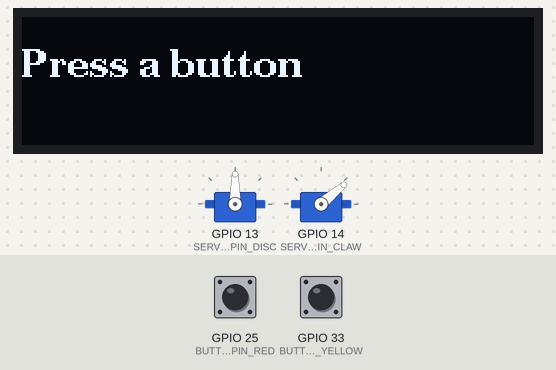
The sketch below on a simulated ESP32. Shown: 256×64 one-colour display, 2 × servo. The inputs (shaded band) are chosen by the test bench; at power-on: GPIO 25 (BUTTON_PIN_RED) HIGH, GPIO 33 (BUTTON_PIN_YELLOW) HIGH.

Above: at 1.2 s.
1.3 s: GPIO 25 (BUTTON_PIN_RED) pulled LOW for 0.15 s
At 2.0 s:
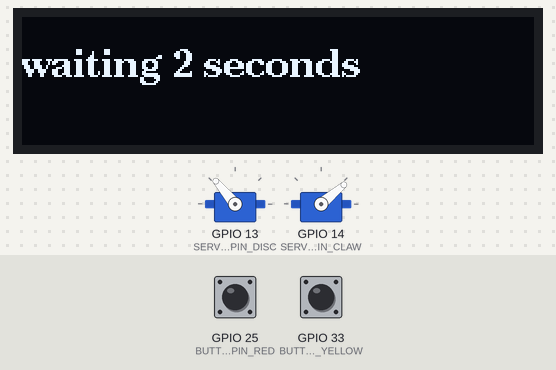
4.4 s: GPIO 33 (BUTTON_PIN_YELLOW) pulled LOW for 1 s
At 4.6 s:
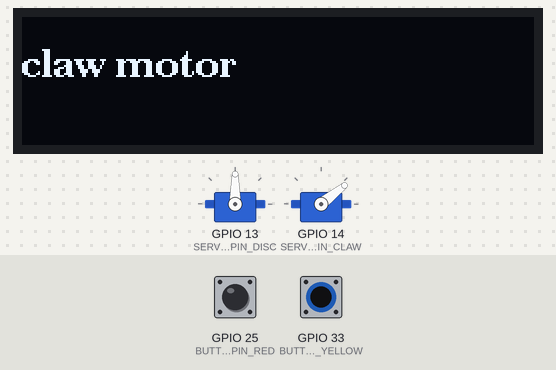
6.9 s: GPIO 25 (BUTTON_PIN_RED) pulled LOW for 1 s
At 8.2 s:
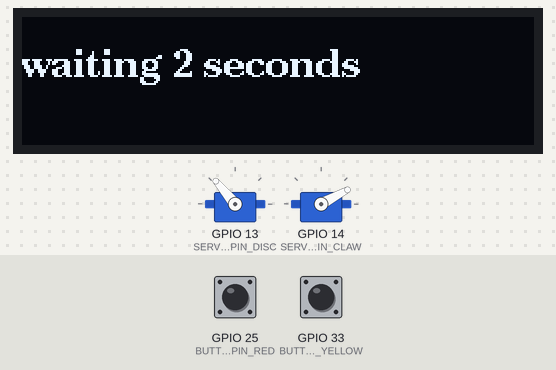
10.7 s: GPIO 25 (BUTTON_PIN_RED) pulled LOW for 3.2 s
At 16.4 s:
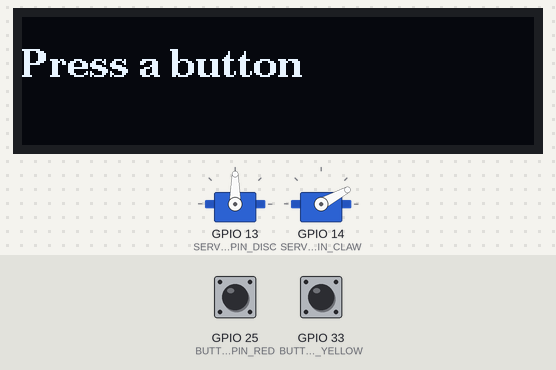
16.7 s: GPIO 33 (BUTTON_PIN_YELLOW) pulled LOW for 3.2 s
At 21.1 s:
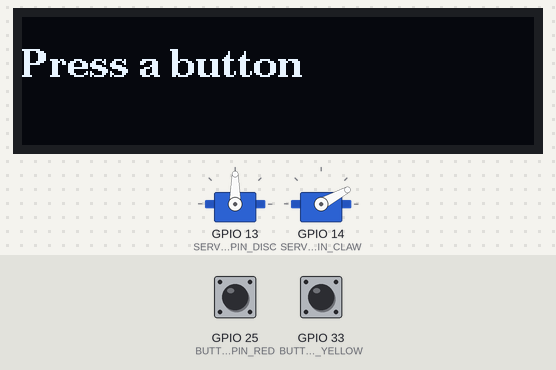
21.4 s: GPIO 25 (BUTTON_PIN_RED) driven LOW
At 23.62 s:
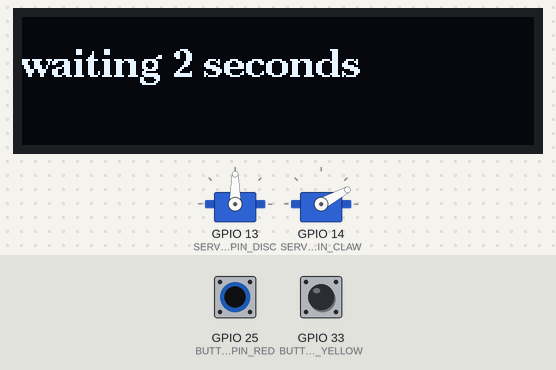
Timing chart, 0 to 25.2 s (numbered marks = the images above; inputs shaded):
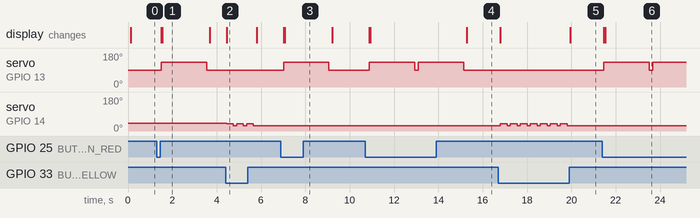

The sketch:

single_motor_test.ino
```cpp
// libraries
#include <Wire.h>
#include <ESP32Servo.h>
#include <U8g2lib.h>


// defining pins
#define SERVO_PIN_DISC       13
#define SERVO_PIN_CLAW       14

#define BUTTON_PIN_RED       25 //red
#define BUTTON_PIN_YELLOW    33 // yellow

Servo servo_disc;
Servo servo_claw;

U8G2_SH1122_256X64_F_HW_I2C u8g2(U8G2_R0, /* reset=*/ U8X8_PIN_NONE);

void displayMessage(const String message) {
  u8g2.clearBuffer();
  u8g2.setCursor(0, 30);
  u8g2.print(message);
  u8g2.sendBuffer();
}

//
bool isYellowPressed = false;
bool isRedPressed = false;


void setup() {
  //make input pins
  pinMode(BUTTON_PIN_YELLOW, INPUT_PULLUP);
  pinMode(BUTTON_PIN_RED, INPUT_PULLUP);

    // Initialize the display
  u8g2.begin();

  // Set font and size
  u8g2.setFont(u8g2_font_ncenB14_tr);


  // initialise servo motors
  servo_disc.setPeriodHertz(50);
	servo_disc.attach(SERVO_PIN_DISC, 500, 2500);
  servo_claw.setPeriodHertz(50);
	servo_claw.attach(SERVO_PIN_CLAW, 500, 2500);
  servo_claw.write(40);
  //servo_disc.write(180);
  displayMessage("this is a test");
}
void loop() {
  if (digitalRead(BUTTON_PIN_YELLOW) == LOW) {
    displayMessage("claw motor");
    // servo_disc.write(90);
    servo_claw.write(38);
    delay(300);
    servo_claw.write(28);
  } else if (digitalRead(BUTTON_PIN_RED) == LOW || isRedPressed) {
    displayMessage("disc motor");
    servo_disc.write(130);
    displayMessage("waiting 2 seconds");
    delay(2000);
    servo_disc.write(90);
  } else {
    displayMessage("Press a button");
  }
  delay(100);
}
```

Measured:
- after the input at 1.3 s, servo on GPIO 13 (SERVO_PIN_DISC): 90° → 130° after 0.19 s, → 90° 2.1 s later; the display: first changes after 0.19 s (image 1 shows a later state)
- after the input at 4.4 s, servo on GPIO 14 (SERVO_PIN_CLAW): alternates 38° for 0.30 s and 28° for 0.15 s, 6 changes in all, then stays 28°, starting after 0.05 s; the display: first differs from a run without the input after 0.05 s (image 2)
- after the input at 6.9 s, servo on GPIO 13 (SERVO_PIN_DISC): 90° → 130° after 0.12 s, → 90° 2.1 s later; the display: first changes after 0.12 s (image 3 shows a later state)
- after the input at 10.7 s, servo on GPIO 13 (SERVO_PIN_DISC): alternates 130° for 2.1 s and 90° for 0.15 s, starting after 0.18 s; the display: first changes after 0.18 s (image 4 shows a later state)
- after the input at 16.7 s, servo on GPIO 14 (SERVO_PIN_CLAW): alternates 38° for 0.30 s and 28° for 0.15 s, 14 changes in all, then stays 28°, starting after 0.10 s; the display: first differs from a run without the input after 0.10 s (image 5 shows a later state)
- after the input at 21.4 s, servo on GPIO 13 (SERVO_PIN_DISC): 90° → 130° after 0.07 s, → 90° 2.1 s later, → 130° 0.15 s later; the display: first changes after 0.07 s (image 6 shows a later state)
- what the display in image 1 shows lasts 2.2 s, from 1.5 s to 3.7 s
